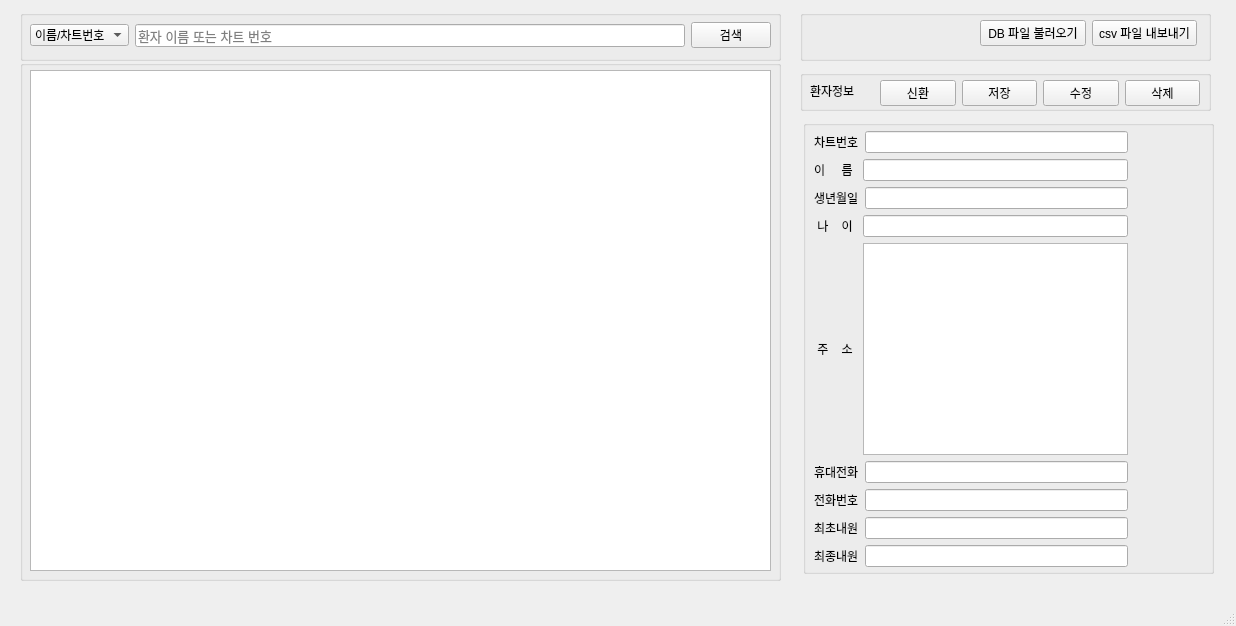
<?xml version="1.0" encoding="UTF-8"?>
<ui version="4.0">
 <class>MainWindow</class>
 <widget class="QMainWindow" name="MainWindow">
  <property name="geometry">
   <rect>
    <x>0</x>
    <y>0</y>
    <width>1236</width>
    <height>626</height>
   </rect>
  </property>
  <property name="contextMenuPolicy">
   <enum>Qt::DefaultContextMenu</enum>
  </property>
  <property name="windowTitle">
   <string>MainWindow</string>
  </property>
  <widget class="QWidget" name="centralwidget">
   <property name="styleSheet">
    <string notr="true"/>
   </property>
   <widget class="QGroupBox" name="groupBox">
    <property name="enabled">
     <bool>true</bool>
    </property>
    <property name="geometry">
     <rect>
      <x>803</x>
      <y>120</y>
      <width>411</width>
      <height>454</height>
     </rect>
    </property>
    <property name="styleSheet">
     <string notr="true">/*QGroupBox {
    background-color: rgb(255, 255, 255);
    border: 2px solid rgb(0, 170, 255);
}*/</string>
    </property>
    <property name="title">
     <string/>
    </property>
    <widget class="QWidget" name="">
     <property name="geometry">
      <rect>
       <x>11</x>
       <y>11</y>
       <width>314</width>
       <height>436</height>
      </rect>
     </property>
     <layout class="QVBoxLayout" name="verticalLayout">
      <item>
       <layout class="QHBoxLayout" name="horizontalLayout_12">
        <item>
         <widget class="QLabel" name="label_pntuid">
          <property name="enabled">
           <bool>true</bool>
          </property>
          <property name="text">
           <string>차트번호</string>
          </property>
         </widget>
        </item>
        <item>
         <widget class="QLineEdit" name="lineEdit_pntuid">
          <property name="enabled">
           <bool>true</bool>
          </property>
          <property name="styleSheet">
           <string notr="true">/*
QLineEdit {
   
    border: 2px solid rgb(0, 0, 77);
}</string>
          </property>
          <property name="readOnly">
           <bool>true</bool>
          </property>
         </widget>
        </item>
       </layout>
      </item>
      <item>
       <layout class="QHBoxLayout" name="horizontalLayout_11">
        <item>
         <widget class="QLabel" name="label_pntname">
          <property name="text">
           <string>이     름 </string>
          </property>
         </widget>
        </item>
        <item>
         <widget class="QLineEdit" name="lineEdit_pntname">
          <property name="styleSheet">
           <string notr="true">/*QLineEdit {
   
    border: 2px solid rgb(0, 0, 77);
}</string>
          </property>
         </widget>
        </item>
       </layout>
      </item>
      <item>
       <layout class="QHBoxLayout" name="horizontalLayout_9">
        <item>
         <widget class="QLabel" name="label_birthdate">
          <property name="text">
           <string>생년월일</string>
          </property>
         </widget>
        </item>
        <item>
         <widget class="QLineEdit" name="lineEdit_birthdate">
          <property name="styleSheet">
           <string notr="true">/*QLineEdit {
   
    border: 2px solid rgb(0, 0, 77);
}</string>
          </property>
         </widget>
        </item>
       </layout>
      </item>
      <item>
       <layout class="QHBoxLayout" name="horizontalLayout_8">
        <item>
         <widget class="QLabel" name="label_age">
          <property name="text">
           <string> 나    이 </string>
          </property>
         </widget>
        </item>
        <item>
         <widget class="QLineEdit" name="lineEdit_age">
          <property name="styleSheet">
           <string notr="true">/*QLineEdit {
   
    border: 2px solid rgb(0, 0, 77);
}</string>
          </property>
          <property name="readOnly">
           <bool>true</bool>
          </property>
         </widget>
        </item>
       </layout>
      </item>
      <item>
       <layout class="QHBoxLayout" name="horizontalLayout_7">
        <item>
         <widget class="QLabel" name="label_adrr">
          <property name="text">
           <string> 주    소 </string>
          </property>
         </widget>
        </item>
        <item>
         <widget class="QTextEdit" name="textEdit_adrr">
          <property name="enabled">
           <bool>true</bool>
          </property>
          <property name="styleSheet">
           <string notr="true">/*QTextEdit {
   
    border: 2px solid rgb(0, 0, 77);
}</string>
          </property>
         </widget>
        </item>
       </layout>
      </item>
      <item>
       <layout class="QHBoxLayout" name="horizontalLayout_6">
        <item>
         <widget class="QLabel" name="label_hpno">
          <property name="text">
           <string>휴대전화</string>
          </property>
         </widget>
        </item>
        <item>
         <widget class="QLineEdit" name="lineEdit_hpno">
          <property name="styleSheet">
           <string notr="true">/*QLineEdit {
   
    border: 2px solid rgb(0, 0, 77);
}</string>
          </property>
         </widget>
        </item>
       </layout>
      </item>
      <item>
       <layout class="QHBoxLayout" name="horizontalLayout_5">
        <item>
         <widget class="QLabel" name="label_hometel">
          <property name="text">
           <string>전화번호</string>
          </property>
         </widget>
        </item>
        <item>
         <widget class="QLineEdit" name="lineEdit_hometel">
          <property name="styleSheet">
           <string notr="true">/*QLineEdit {
   
    border: 2px solid rgb(0, 0, 77);
}</string>
          </property>
         </widget>
        </item>
       </layout>
      </item>
      <item>
       <layout class="QHBoxLayout" name="horizontalLayout_4">
        <item>
         <widget class="QLabel" name="label_FirstVisitDate">
          <property name="text">
           <string>최초내원</string>
          </property>
         </widget>
        </item>
        <item>
         <widget class="QLineEdit" name="lineEdit_FirstVisitDate">
          <property name="styleSheet">
           <string notr="true">/*QLineEdit {
   
    border: 2px solid rgb(0, 0, 77);
}</string>
          </property>
         </widget>
        </item>
       </layout>
      </item>
      <item>
       <layout class="QHBoxLayout" name="horizontalLayout_3">
        <item>
         <widget class="QLabel" name="label_LastVisitDate">
          <property name="text">
           <string>최종내원</string>
          </property>
         </widget>
        </item>
        <item>
         <widget class="QLineEdit" name="lineEdit_LastVisitDate">
          <property name="styleSheet">
           <string notr="true">/*QLineEdit {
   
    border: 2px solid rgb(0, 0, 77);
}</string>
          </property>
         </widget>
        </item>
       </layout>
      </item>
     </layout>
    </widget>
   </widget>
   <widget class="QGroupBox" name="groupBox_3">
    <property name="geometry">
     <rect>
      <x>20</x>
      <y>60</y>
      <width>761</width>
      <height>521</height>
     </rect>
    </property>
    <property name="autoFillBackground">
     <bool>false</bool>
    </property>
    <property name="styleSheet">
     <string notr="true"/>
    </property>
    <property name="title">
     <string/>
    </property>
    <widget class="QTableView" name="tableView">
     <property name="geometry">
      <rect>
       <x>10</x>
       <y>10</y>
       <width>741</width>
       <height>501</height>
      </rect>
     </property>
     <property name="dragDropMode">
      <enum>QAbstractItemView::NoDragDrop</enum>
     </property>
     <property name="alternatingRowColors">
      <bool>true</bool>
     </property>
     <property name="selectionMode">
      <enum>QAbstractItemView::ExtendedSelection</enum>
     </property>
     <property name="selectionBehavior">
      <enum>QAbstractItemView::SelectRows</enum>
     </property>
     <property name="textElideMode">
      <enum>Qt::ElideRight</enum>
     </property>
     <property name="verticalScrollMode">
      <enum>QAbstractItemView::ScrollPerPixel</enum>
     </property>
     <property name="horizontalScrollMode">
      <enum>QAbstractItemView::ScrollPerPixel</enum>
     </property>
     <property name="sortingEnabled">
      <bool>true</bool>
     </property>
     <attribute name="horizontalHeaderCascadingSectionResizes">
      <bool>false</bool>
     </attribute>
     <attribute name="horizontalHeaderStretchLastSection">
      <bool>false</bool>
     </attribute>
    </widget>
   </widget>
   <widget class="QGroupBox" name="groupBox_2">
    <property name="geometry">
     <rect>
      <x>800</x>
      <y>70</y>
      <width>411</width>
      <height>41</height>
     </rect>
    </property>
    <property name="styleSheet">
     <string notr="true">/*QGroupBox {
    background-color: rgb(0, 0, 0);
    border: 1px dashed black;
}</string>
    </property>
    <property name="title">
     <string/>
    </property>
    <widget class="QLabel" name="label_2">
     <property name="geometry">
      <rect>
       <x>10</x>
       <y>10</y>
       <width>61</width>
       <height>21</height>
      </rect>
     </property>
     <property name="styleSheet">
      <string notr="true">/*QLabel {
   
    color :  rgb(255, 255, 255);
}</string>
     </property>
     <property name="text">
      <string>환자정보</string>
     </property>
    </widget>
    <widget class="QWidget" name="layoutWidget">
     <property name="geometry">
      <rect>
       <x>80</x>
       <y>10</y>
       <width>320</width>
       <height>26</height>
      </rect>
     </property>
     <layout class="QHBoxLayout" name="horizontalLayout_10">
      <item>
       <widget class="QPushButton" name="pushButton_newpatient">
        <property name="styleSheet">
         <string notr="true">/*QPushButton {
    background-color: rgb(255, 255, 255);
    border: 1px solid black;
}
</string>
        </property>
        <property name="text">
         <string>신환</string>
        </property>
       </widget>
      </item>
      <item>
       <widget class="QPushButton" name="pushButton_save">
        <property name="styleSheet">
         <string notr="true">/*QPushButton {
    background-color: rgb(255, 255, 255);
    border: 1px solid black;
}
</string>
        </property>
        <property name="text">
         <string>저장</string>
        </property>
       </widget>
      </item>
      <item>
       <widget class="QPushButton" name="pushButton_Edit">
        <property name="styleSheet">
         <string notr="true">/*QPushButton {
    background-color: rgb(255, 255, 255);
    border: 1px solid black;
}
</string>
        </property>
        <property name="text">
         <string>수정</string>
        </property>
       </widget>
      </item>
      <item>
       <widget class="QPushButton" name="pushButton_delete">
        <property name="styleSheet">
         <string notr="true">/*QPushButton {
    background-color: rgb(255, 255, 255);
    border: 1px solid black;
}
</string>
        </property>
        <property name="text">
         <string>삭제</string>
        </property>
       </widget>
      </item>
     </layout>
    </widget>
   </widget>
   <widget class="QGroupBox" name="groupBox_4">
    <property name="geometry">
     <rect>
      <x>20</x>
      <y>10</y>
      <width>761</width>
      <height>51</height>
     </rect>
    </property>
    <property name="title">
     <string/>
    </property>
    <widget class="QWidget" name="">
     <property name="geometry">
      <rect>
       <x>10</x>
       <y>10</y>
       <width>741</width>
       <height>31</height>
      </rect>
     </property>
     <layout class="QHBoxLayout" name="horizontalLayout">
      <item>
       <widget class="QComboBox" name="comboBox">
        <item>
         <property name="text">
          <string>이름/차트번호</string>
         </property>
        </item>
        <item>
         <property name="text">
          <string>환자이름</string>
         </property>
        </item>
        <item>
         <property name="text">
          <string>차트번호</string>
         </property>
        </item>
        <item>
         <property name="text">
          <string>휴대전화</string>
         </property>
        </item>
        <item>
         <property name="text">
          <string>전화번호</string>
         </property>
        </item>
       </widget>
      </item>
      <item>
       <widget class="QLineEdit" name="lineEdit_search">
        <property name="font">
         <font>
          <pointsize>10</pointsize>
         </font>
        </property>
        <property name="cursor">
         <cursorShape>IBeamCursor</cursorShape>
        </property>
        <property name="focusPolicy">
         <enum>Qt::ClickFocus</enum>
        </property>
        <property name="autoFillBackground">
         <bool>false</bool>
        </property>
        <property name="text">
         <string/>
        </property>
        <property name="frame">
         <bool>true</bool>
        </property>
        <property name="dragEnabled">
         <bool>false</bool>
        </property>
        <property name="placeholderText">
         <string>환자 이름 또는 차트 번호</string>
        </property>
        <property name="clearButtonEnabled">
         <bool>true</bool>
        </property>
       </widget>
      </item>
      <item>
       <widget class="QPushButton" name="pushButton_search">
        <property name="text">
         <string>검색</string>
        </property>
       </widget>
      </item>
     </layout>
    </widget>
   </widget>
   <widget class="QGroupBox" name="groupBox_5">
    <property name="geometry">
     <rect>
      <x>800</x>
      <y>10</y>
      <width>411</width>
      <height>51</height>
     </rect>
    </property>
    <property name="styleSheet">
     <string notr="true">/*QGroupBox {
    background-color: rgb(0, 0, 0);
    border: 1px dashed black;
}</string>
    </property>
    <property name="title">
     <string/>
    </property>
    <widget class="QWidget" name="">
     <property name="geometry">
      <rect>
       <x>180</x>
       <y>10</y>
       <width>217</width>
       <height>26</height>
      </rect>
     </property>
     <layout class="QHBoxLayout" name="horizontalLayout_2">
      <item>
       <widget class="QPushButton" name="pushButton_Load_DB">
        <property name="styleSheet">
         <string notr="true">/*QPushButton {
    background-color: rgb(255, 255, 255);
    border: 1px solid black;
}
</string>
        </property>
        <property name="text">
         <string>DB 파일 불러오기</string>
        </property>
       </widget>
      </item>
      <item>
       <widget class="QPushButton" name="pushButton_exportCSV">
        <property name="styleSheet">
         <string notr="true">/*QPushButton {
    background-color: rgb(255, 255, 255);
    border: 1px solid black;
}
</string>
        </property>
        <property name="text">
         <string>csv 파일 내보내기</string>
        </property>
       </widget>
      </item>
     </layout>
    </widget>
   </widget>
   <widget class="QWidget" name="">
    <property name="geometry">
     <rect>
      <x>0</x>
      <y>0</y>
      <width>2</width>
      <height>2</height>
     </rect>
    </property>
    <layout class="QVBoxLayout" name="verticalLayout_5"/>
   </widget>
   <widget class="QWidget" name="">
    <property name="geometry">
     <rect>
      <x>0</x>
      <y>0</y>
      <width>2</width>
      <height>2</height>
     </rect>
    </property>
    <layout class="QVBoxLayout" name="verticalLayout_4"/>
   </widget>
   <widget class="QWidget" name="">
    <property name="geometry">
     <rect>
      <x>0</x>
      <y>0</y>
      <width>2</width>
      <height>2</height>
     </rect>
    </property>
    <layout class="QVBoxLayout" name="verticalLayout_3"/>
   </widget>
   <widget class="QWidget" name="">
    <property name="geometry">
     <rect>
      <x>0</x>
      <y>0</y>
      <width>2</width>
      <height>2</height>
     </rect>
    </property>
    <layout class="QVBoxLayout" name="verticalLayout_2"/>
   </widget>
  </widget>
  <widget class="QMenuBar" name="menubar">
   <property name="geometry">
    <rect>
     <x>0</x>
     <y>0</y>
     <width>1236</width>
     <height>22</height>
    </rect>
   </property>
  </widget>
  <widget class="QStatusBar" name="statusbar">
   <property name="autoFillBackground">
    <bool>true</bool>
   </property>
   <property name="sizeGripEnabled">
    <bool>true</bool>
   </property>
  </widget>
 </widget>
 <resources/>
 <connections/>
</ui>
